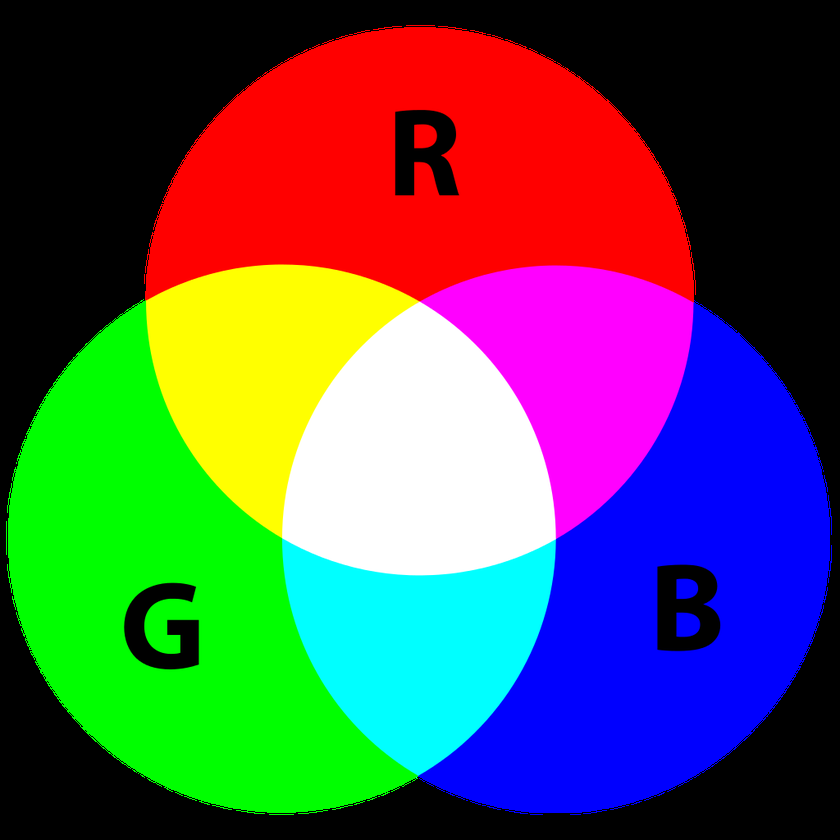
#> input picture random/colormodel.png, 840 x 840 px, shrunk from 1024 x 1024 before the run
$ python detect_color.py --image colormodel.png
#> lines starting #> are read from the running program, lines starting #| are printed output that depends on the picture
# import the necessary packages
import numpy as np
import argparse
import cv2

# construct the argument parse and parse the arguments
ap = argparse.ArgumentParser()
ap.add_argument("-i", "--image", help = "path to the image")
args = vars(ap.parse_args())

# load the image
image = cv2.imread(args["image"])
#> image is the input picture: shape (840, 840, 3); mean B, G, R 84.2, 84.3, 84.3
# define the list of boundaries
boundaries = [
	([17, 15, 90], [50, 56, 255]),
	([80, 25, 4], [255, 100, 50]),
	([25, 146, 190], [62, 174, 250]),
	([103, 86, 65], [145, 133, 128])
]


# loop over the boundaries
for (lower, upper) in boundaries:
	# create NumPy arrays from the boundaries
	lower = np.array(lower, dtype = "uint8")
	upper = np.array(upper, dtype = "uint8")

	# find the colors within the specified boundaries and apply
	# the mask
	mask = cv2.inRange(image, lower, upper)
	print(lower)
	print(upper)
	output = cv2.bitwise_and(image, image, mask = mask)

	# show the images
	cv2.namedWindow("Display Frame",cv2.WINDOW_NORMAL)
	cv2.imshow("Display Frame", np.hstack([image, output]))
	cv2.waitKey(0)
#> this loop made 4 passes
#> pass 1, `cv2.imshow("Display Frame", np.hstack([image, output]))`:
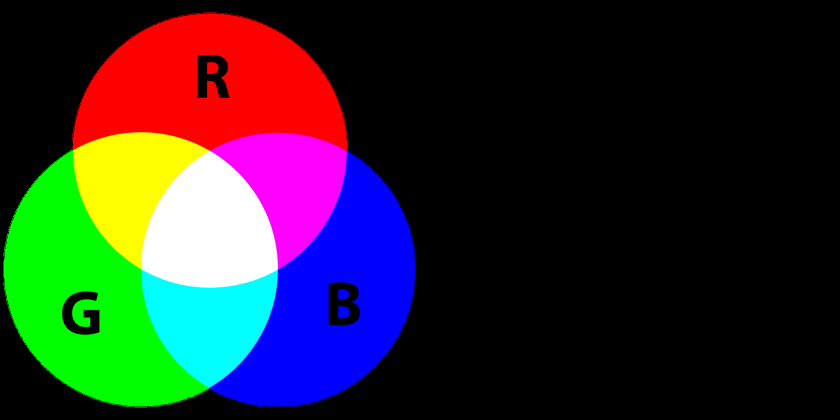
#> window 'Display Frame': shape (840, 1680, 3) (shown at 1/2 size); mean B, G, R 42.1, 42.1, 42.1
